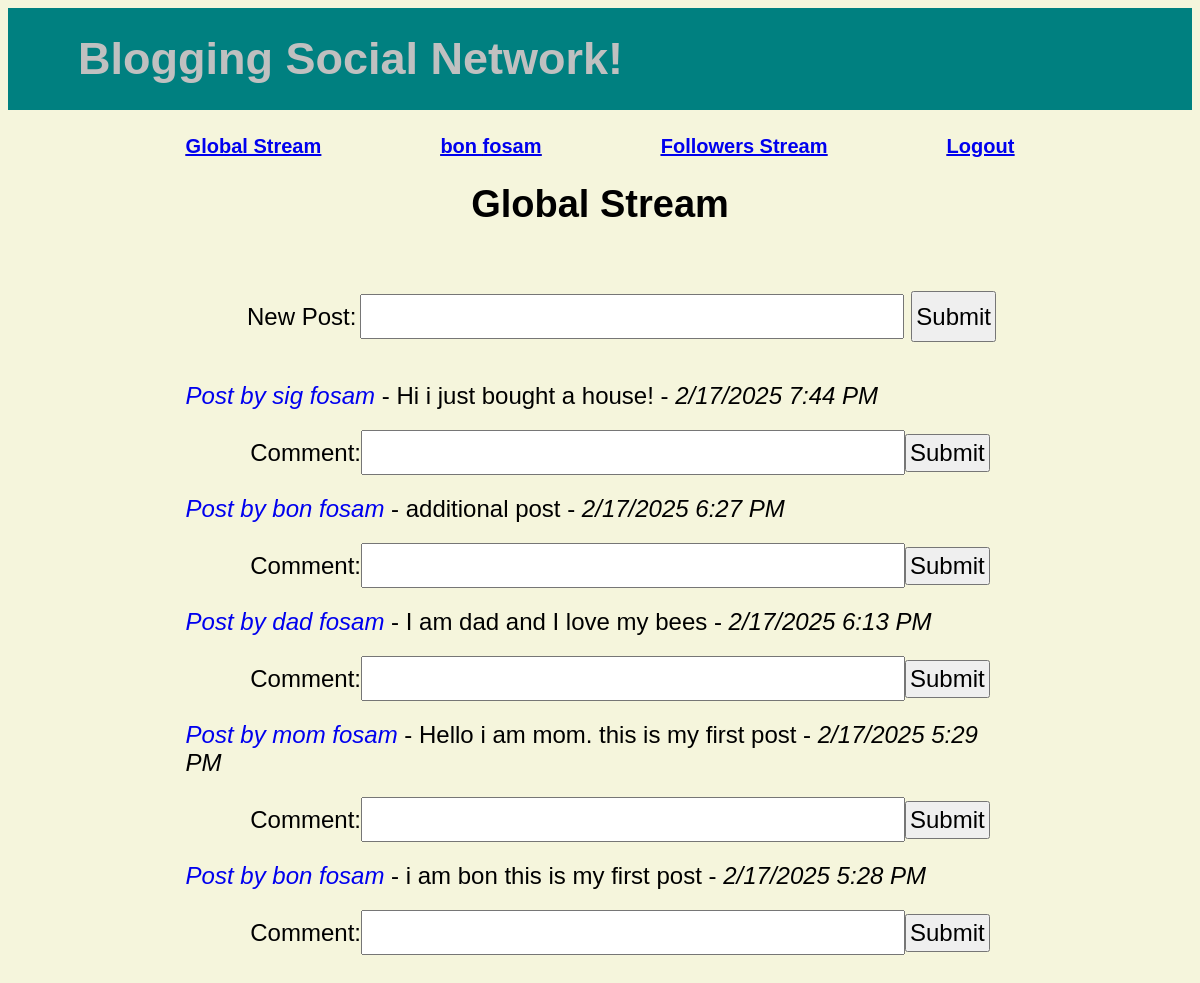
Page /socialnetwork/ (signed in) on the committed database.
### socialnetwork/models.py (models this page shows, shortened)
class Post(models.Model):
    message = models.CharField(max_length=200, verbose_name="New Post") #NEED TO SITE VERBOSE NAME
    user = models.ForeignKey(User, on_delete = models.PROTECT, related_name="post")
    creation_time = models.DateTimeField()

### socialnetwork/views.py (the view, shortened to what this page needs)
# urls.py: path('', views.stream_action, name='stream'),
@login_required
def stream_action(request): #gloabal stream page
    if request.method == 'GET':
        posts = Post.objects.all().order_by('-creation_time') #CITE CREATION TIME!!
        context = {'post_form': postForm(), 'comment_form': commentForm(), 'posts': posts}
        return render(request, 'socialnetwork/stream.html', context)

### socialnetwork/forms.py
class postForm(forms.ModelForm):
    class Meta:
        model = Post
        fields = ['message']
        labels = {
            'message': 'New Post'  # This sets the label in the form
        }
        widgets = {
            'message': forms.TextInput(attrs={'id': 'id_post_input_text'})
        }
        exclude = (
            'user',
            'creation_time',
        )

class commentForm(forms.Form):
    comment = forms.CharField(label = "Comment", required=False, max_length=300, widget= forms.TextInput(attrs={'id': 'id_comment_input_text_n'}))

### socialnetwork/templates/socialnetwork/stream.html (shortened to what this page needs)
{% extends "socialnetwork/base.html" %}
{% block content %}
    <div class = "id_register_link" id = "id_register_link">
        <a id = "id_nav_global_stream" href="{% url 'stream' %}">Global Stream</a>
        <a id = "id_nav_profile" href="{% url 'profile' %}"> {{ user.first_name }} {{ user.last_name }}</a>
        <a id = "id_nav_follower_stream" href="{% url 'follower_stream' %}">Followers Stream</a>
        <a id = "id_nav_logout" href="{% url 'logout' %}">Logout</a>
    </div>
    <div class = "id_page_name" id = "id_page_name">Global Stream</div>
    <form method = "post" action = "{% url 'stream' %}" class = "id_post_input_text">
        <table>
            {% for field in post_form.visible_fields %}
            <tr>
                <td> {{ field.label_tag }}</td>
                <td> {{ field }}</td>
                <td class="error">
                </td>
            </tr>
            {% endfor %}
        </table>
        <button id= "id_post_button" name="id_post_button" type="submit">Submit</button>
    </form>
    {% for post in posts %}
        <div class="id_post_div_" id="id_post_div_{{ post.id }}">
            <a class='id_post_profile_' id = 'id_post_profile_{{ post.id }}' href = "{% url 'follower_page' post.user.id %}">Post by {{ post.user.first_name }} {{ post.user.last_name }} </a>
            -
            <span id = 'id_post_text_{{ post.id }}'> {{ post.message }} </span>
            -
            <span class = 'id_post_date_time_' id = 'id_post_date_time_{{ post.id }}'> {{ post.creation_time|date:"n/j/Y g:i A"}}</span>
            <div class = "id_comment_input_text_">
                <label for="id_comment_input_text_{{ post.id }}">Comment: </label>
                <input id="id_comment_input_text_{{ post.id }}" name="id_comment_input_text_" type="text">
                <button id= "id_comment_button_{{ post.id }}" name="id_comment_button_" type="submit">Submit</button>
        </div>
    {% endfor %}
{% endblock %}

### socialnetwork/static/socialnetwork/base.css (style rules this page uses)
.body { background-color: beige; }
.id_page_name { padding: 25px; text-align: center; font-weight: bold; font-size: 38px; }
.id_register_link, .id_login_link { text-align:right; font-weight:bold; font-size: 20px; text-decoration: underline; display: flex; justify-content: space-between; gap: 20px; }
form { display: flex; justify-content: center; width: 100%; margin: 20px auto; padding: 20px; font-size: x-large; }
.id_post_input_text input, .id_comment_input_text_1 input, input { width: 500px; height: 1px; padding: 20px; font-size: large; }
.id_comment_input_text_ { display: flex; justify-content: center; align-items: center; text-align: center; width: 100%; padding: 20px; }
.id_post_div_ { text-align: left; margin-left: 0; padding-left: 0; width: 100%; }
span.id_post_date_time_ { font-style: italic !important; }
a.id_post_profile_ { font-style: italic !important; text-decoration: none; }
button { font-size: x-large; padding: 3px; }
.error { color:red; }

### rows in the picture
Post: user.first_name "sig", user.last_name "fosam", message "Hi i just bought a house!", creation_time "2/17/2025 7:44 PM"
Post: user.first_name "bon", user.last_name "fosam", message "additional post", creation_time "2/17/2025 6:27 PM"
Post: user.first_name "dad", user.last_name "fosam", message "I am dad and I love my bees", creation_time "2/17/2025 6:13 PM"
Post: user.first_name "mom", user.last_name "fosam", message "Hello i am mom. this is my first post", creation_time "2/17/2025 5:29 PM"
Post: user.first_name "bon", user.last_name "fosam", message "i am bon this is my first post", creation_time "2/17/2025 5:28 PM"

### other values in the picture
{{ user.first_name }} "bon"
{{ user.last_name }} "fosam"
{{ field.label_tag }} "New Post:"
